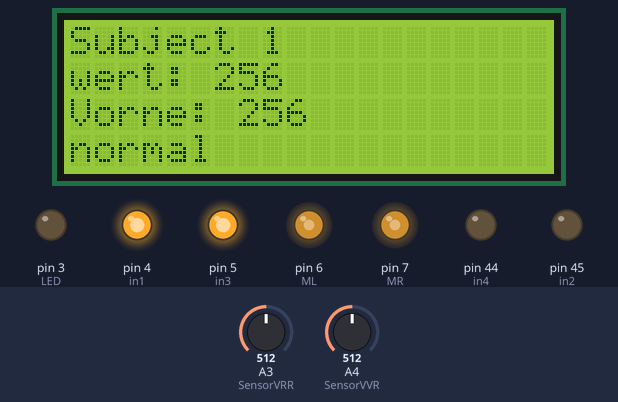
The sketch below on a simulated Arduino Mega 2560, built with avr-gcc and run on an emulated ATmega2560. Parts: 20×4 character LCD, output pins drawn as LEDs (lit = HIGH). Dashed ring = blinking. The inputs (shaded band) are chosen by the test bench; at power-on: A3 (SensorVRR) = 512, A4 (SensorVVR) = 512.

Above: at 1.2 s.
1.3 s: A3 (SensorVRR) set to 535
At 2.6 s:
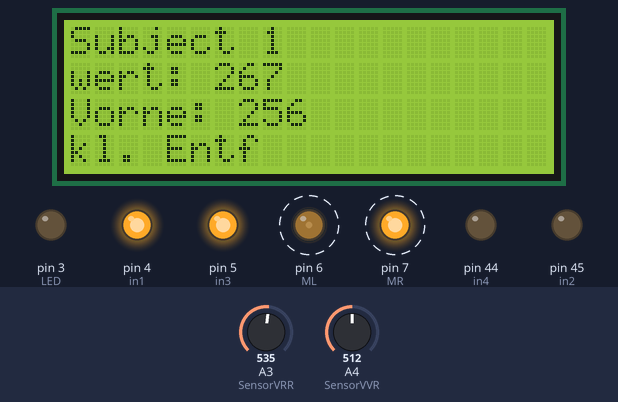
2.9 s: A3 (SensorVRR) set to 190
At 4.0 s:
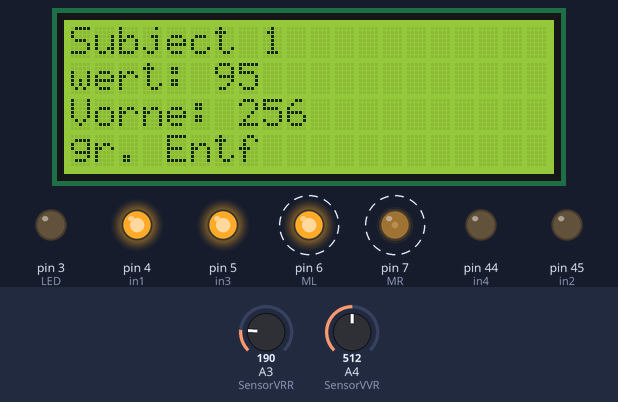
5.9 s: A4 (SensorVVR) set to 716
At 6.9 s:
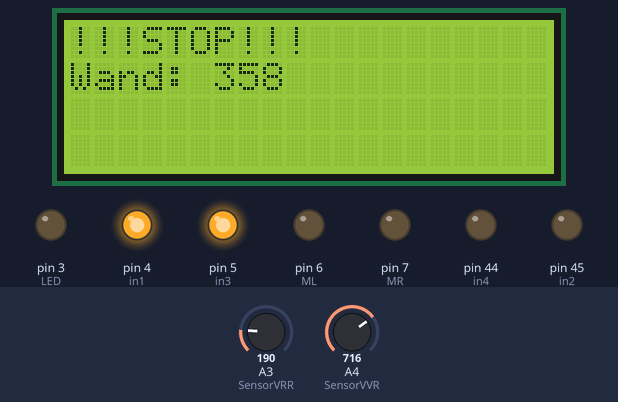
7.5 s: A4 (SensorVVR) set to 900
At 8.6 s:
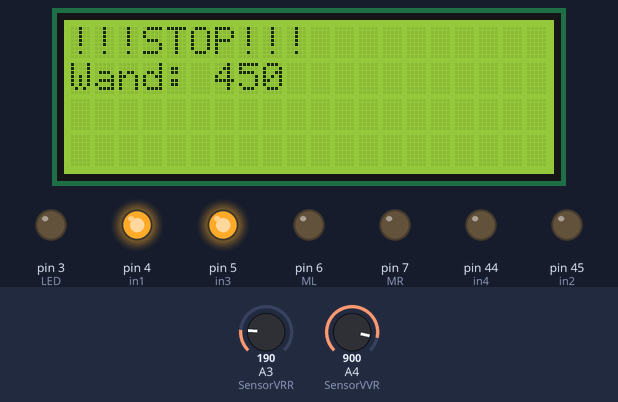
9.1 s: A4 (SensorVVR) set to 1023
At 10.3 s:
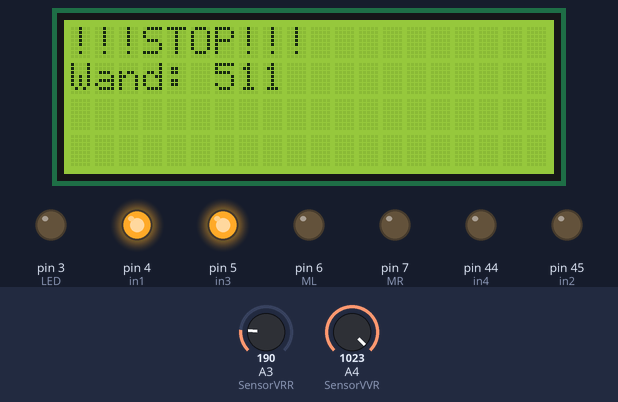
Timing chart, 0 to 58.2 s (numbered marks = the images above; inputs shaded):
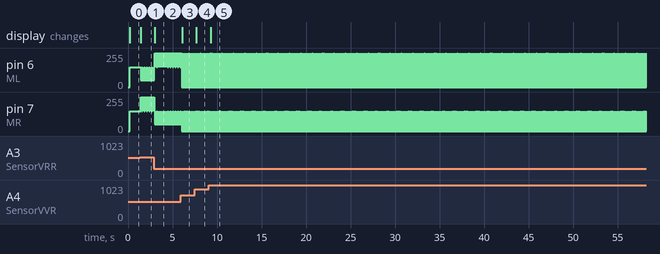

The sketch:

Rescue_B01.ino
```cpp
#include <Wire.h>

#include <LiquidCrystal_I2C.h>

LiquidCrystal_I2C lcd(0x20,20,4);

//Pins
#define MR 7
#define ML 6
#define in1 4
#define in2 45
#define in3 5
#define in4 44
#define ML 6
#define LED 3
#define SensorVRR A3
#define SensorVVR A4

//andere Variablen
#define SPEED 150
#define SPEEDH 255
#define SPEEDL 50

int VRRWert = 0;
int VVRWert = 0;
int wert1 = 0;
int wert2 = 0;

void setup(){
Serial.begin(9600);


//  INPUT/OUTPUT
pinMode(in1, OUTPUT);
pinMode(in2, OUTPUT);
pinMode(in3, OUTPUT);
pinMode(in4, OUTPUT);
pinMode(SensorVRR, INPUT);
pinMode(SensorVVR, INPUT);
pinMode(LED, OUTPUT);

digitalWrite(LED, LOW);


// Drehrichtung
digitalWrite(in1, HIGH);
digitalWrite(in3, HIGH);
digitalWrite(in2, LOW);
digitalWrite(in4, LOW);


//LCD initialisierung
lcd.init();
lcd.backlight();
lcd.print("LOS!!");
}

void loop(){
  delay(100);

 lcd.clear();
 lcd.setCursor(0,0);
 lcd.print("Subject 1");

 VRRWert = analogRead(SensorVRR) /2;
 VVRWert = analogRead(SensorVVR) /2;
 analogWrite(MR, SPEED);
 analogWrite(ML, SPEED);

 lcd.setCursor(0,1);
 lcd.print("wert: ");
 lcd.print(VRRWert);

 lcd.setCursor(0,2);
 lcd.print("Vorne: ");
 lcd.print(VVRWert);


 //Sensor Seite Anfang

 if(VRRWert > 260){
  analogWrite(MR, SPEEDH);
  analogWrite(ML, SPEEDL);
  lcd.setCursor(0,3);
  lcd.print("kl. Entf");
 }

 if((VRRWert < 260) && (VRRWert > 200)){
  lcd.setCursor(0,3);
  lcd.print("normal");
 }

 if(VRRWert < 200){
  analogWrite(MR, SPEEDL);
  analogWrite(ML, SPEEDH);
  lcd.setCursor(0,3);
  lcd.print("gr. Entf");
 }
  //Sensor seite Ende

  //Sensor vorne Anfang
  if(VVRWert > 260){
  analogWrite(ML, 0);
  analogWrite(MR, 0);
  lcd.clear();
  lcd.setCursor(0,0);
  lcd.print("!!!STOP!!!");
  lcd.setCursor(0,1);
  lcd.print("Wand: ");
  lcd.print(VVRWert);
  }


 }
```

Measured:
- the behaviour switches between 521 and 522 on A3 (SensorVRR) (found by bisection; images 0 and 1)
- after the input at 1.3 s, pin 6 (ML): alternates 150/255 for 0.02 s and 50/255 for 0.12 s, starting after 0.14 s; pin 7 (MR): alternates 255/255 for 0.12 s and 150/255 for 0.02 s, starting after 0.14 s; the display: changes after 0.15 s (image 1)
- after the input at 2.9 s, the display: changes after 0.09 s (image 2)
- after the input at 5.9 s, the display: changes after 0.17 s (image 3)
- after the input at 7.5 s, the display: changes after 0.19 s (image 4)
- after the input at 9.1 s, the display: changes after 0.20 s (image 5)
